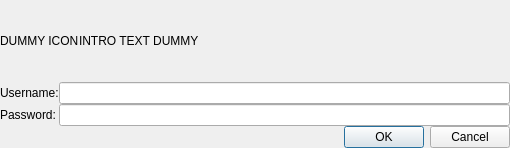
<?xml version="1.0" encoding="UTF-8"?>
<ui version="4.0">
 <class>web::PasswordDialog</class>
 <widget class="QDialog" name="web::PasswordDialog">
  <property name="geometry">
   <rect>
    <x>0</x>
    <y>0</y>
    <width>510</width>
    <height>148</height>
   </rect>
  </property>
  <property name="windowTitle">
   <string>Authentication Required</string>
  </property>
  <layout class="QGridLayout" name="gridLayout">
   <property name="leftMargin">
    <number>0</number>
   </property>
   <property name="topMargin">
    <number>0</number>
   </property>
   <property name="rightMargin">
    <number>0</number>
   </property>
   <property name="bottomMargin">
    <number>0</number>
   </property>
   <property name="spacing">
    <number>0</number>
   </property>
   <item row="0" column="0" colspan="2">
    <layout class="QHBoxLayout">
     <property name="spacing">
      <number>0</number>
     </property>
     <item>
      <widget class="QLabel" name="iconLabel">
       <property name="lineWidth">
        <number>0</number>
       </property>
       <property name="text">
        <string>DUMMY ICON</string>
       </property>
      </widget>
     </item>
     <item>
      <widget class="QLabel" name="introLabel">
       <property name="sizePolicy">
        <sizepolicy hsizetype="MinimumExpanding" vsizetype="MinimumExpanding">
         <horstretch>0</horstretch>
         <verstretch>0</verstretch>
        </sizepolicy>
       </property>
       <property name="lineWidth">
        <number>0</number>
       </property>
       <property name="text">
        <string>INTRO TEXT DUMMY</string>
       </property>
      </widget>
     </item>
    </layout>
   </item>
   <item row="1" column="0">
    <widget class="QLabel" name="label">
     <property name="lineWidth">
      <number>0</number>
     </property>
     <property name="text">
      <string>Username:</string>
     </property>
    </widget>
   </item>
   <item row="1" column="1">
    <widget class="QLineEdit" name="userNameLineEdit"/>
   </item>
   <item row="2" column="0">
    <widget class="QLabel" name="lblPassword">
     <property name="lineWidth">
      <number>0</number>
     </property>
     <property name="text">
      <string>Password:</string>
     </property>
    </widget>
   </item>
   <item row="2" column="1">
    <widget class="QLineEdit" name="passwordLineEdit">
     <property name="echoMode">
      <enum>QLineEdit::Password</enum>
     </property>
    </widget>
   </item>
   <item row="3" column="0" colspan="2">
    <widget class="QDialogButtonBox" name="buttonBox">
     <property name="orientation">
      <enum>Qt::Horizontal</enum>
     </property>
     <property name="standardButtons">
      <set>QDialogButtonBox::Cancel|QDialogButtonBox::Ok</set>
     </property>
    </widget>
   </item>
  </layout>
 </widget>
 <resources/>
 <connections>
  <connection>
   <sender>buttonBox</sender>
   <signal>accepted()</signal>
   <receiver>web::PasswordDialog</receiver>
   <slot>accept()</slot>
   <hints>
    <hint type="sourcelabel">
     <x>248</x>
     <y>254</y>
    </hint>
    <hint type="destinationlabel">
     <x>157</x>
     <y>274</y>
    </hint>
   </hints>
  </connection>
  <connection>
   <sender>buttonBox</sender>
   <signal>rejected()</signal>
   <receiver>web::PasswordDialog</receiver>
   <slot>reject()</slot>
   <hints>
    <hint type="sourcelabel">
     <x>316</x>
     <y>260</y>
    </hint>
    <hint type="destinationlabel">
     <x>286</x>
     <y>274</y>
    </hint>
   </hints>
  </connection>
 </connections>
</ui>
